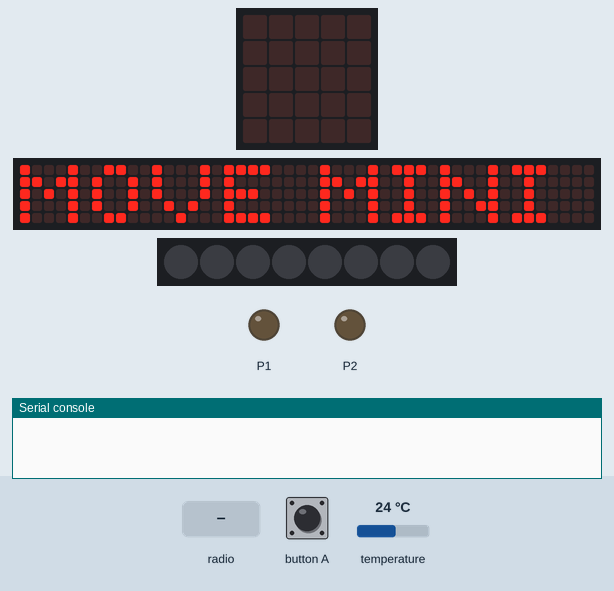
A program run on a simulated BBC micro:bit running MicroPython. On the bench: the board's 5×5 LED display, a strip that is not on the board, showing the scrolling text unrolled, 8 RGB LEDs in strip order, left to right, output pins drawn as LEDs (lit = HIGH), the last lines printed to the serial console. Inputs (shaded band) come from the test bench; at power-on: temperature 24 °C. Dim RGB values are drawn brighter than linear; random numbers come from a fixed seed; no radio messages arrive unless stated (any console line starting 'radio sent:' is added by the test bench); the 48×5 strip is a reading aid, not a part: it shows the text the display is scrolling, unrolled, one strip-width of it at a time.

Above: at 10.8 s.
12.1 s: radio message "func_a" arrives
At 13.3 s:
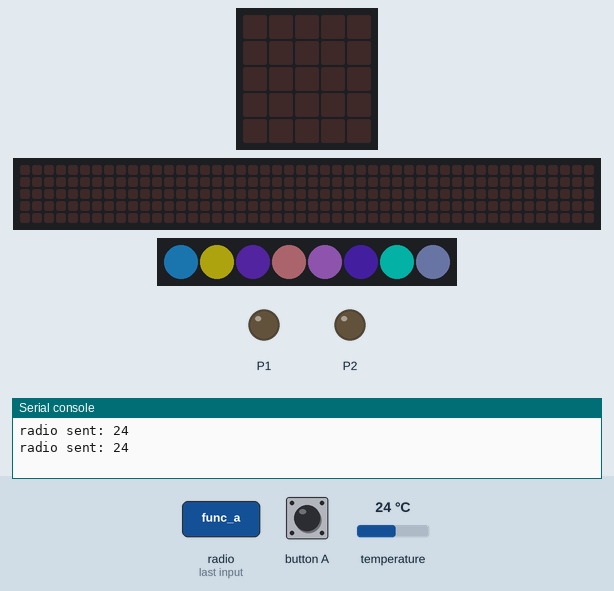
13.6 s: radio message "func_b" arrives
At 14.6 s:
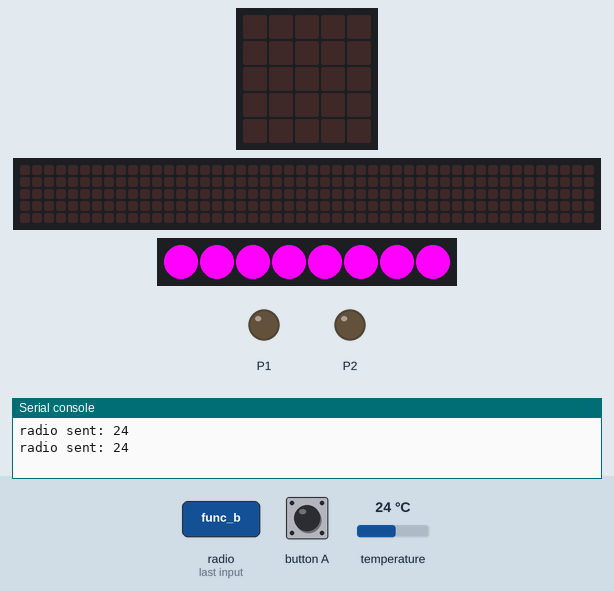
15.1 s: radio message "func_c" arrives
At 15.6 s:
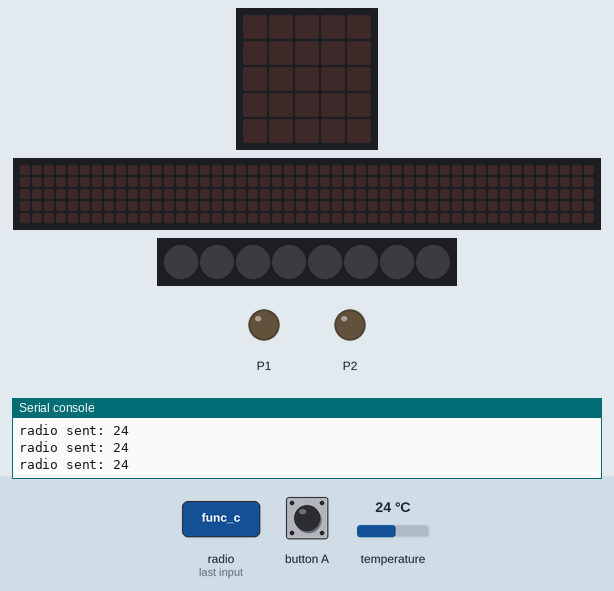
16.6 s: radio message "func_a" arrives
At 17.0 s:
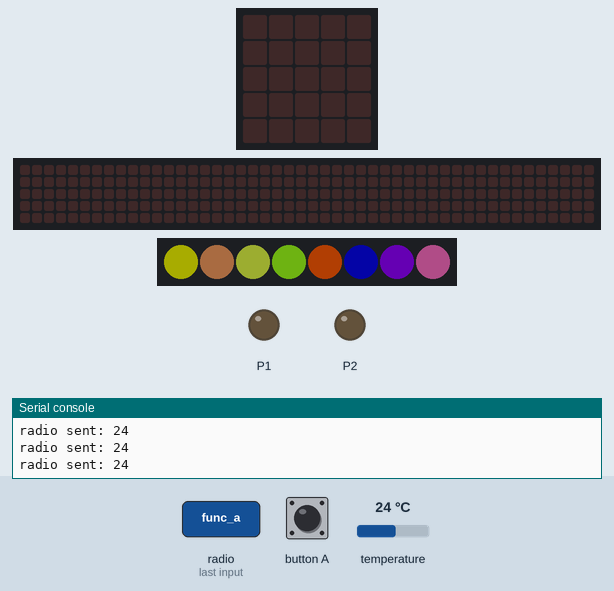
18.1 s: radio message "func_a" arrives
At 19.2 s:
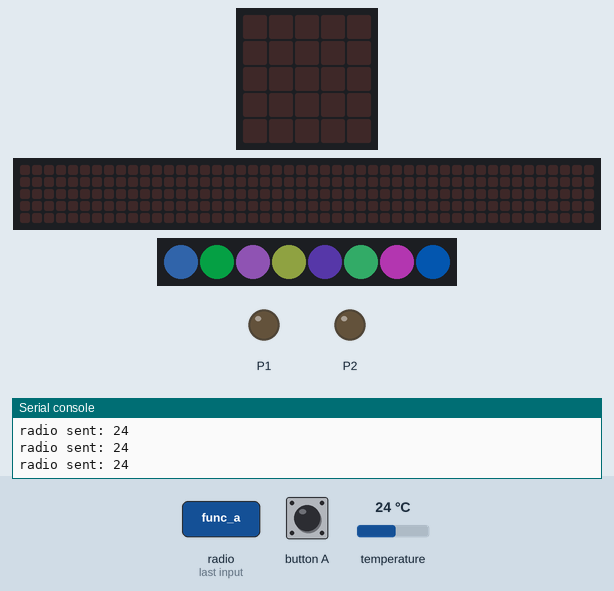
19.6 s: radio message "func_a" arrives
At 20.2 s:
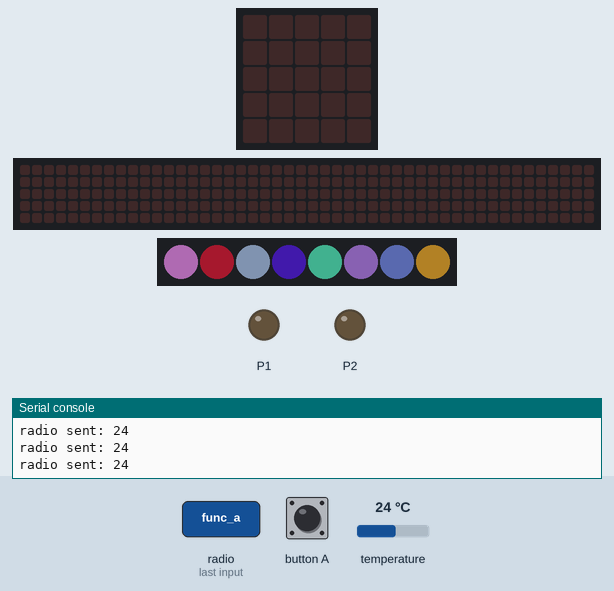
Timing chart, 0 to 22.1 s (numbered marks = the images above; inputs shaded):
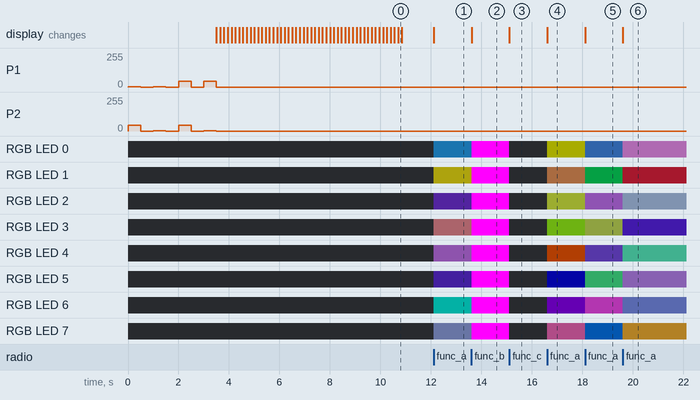

Measured:
- after the input at 12.1 s, RGB LED 0: off → RGB(8, 36, 54) at once; RGB LED 1: off → RGB(51, 48, 4) at once; RGB LED 2: off → RGB(16, 7, 31) at once; RGB LED 3: off → RGB(48, 28, 30) at once; RGB LED 4: off → RGB(41, 24, 50) at once
- after the input at 13.6 s, RGB LED 0: RGB(8, 36, 54) → RGB(255, 0, 255) at once; RGB LED 1: RGB(51, 48, 4) → RGB(255, 0, 255) at once; RGB LED 2: RGB(16, 7, 31) → RGB(255, 0, 255) at once; RGB LED 3: RGB(48, 28, 30) → RGB(255, 0, 255) at once; RGB LED 4: RGB(41, 24, 50) → RGB(255, 0, 255) at once
- after the input at 15.1 s, RGB LED 0–7: RGB(255, 0, 255) → off at once
- after the input at 16.6 s, RGB LED 0: off → RGB(48, 49, 0) at once; RGB LED 1: off → RGB(44, 28, 17) at once; RGB LED 2: off → RGB(46, 51, 14) at once; RGB LED 3: off → RGB(37, 60, 6) at once; RGB LED 4: off → RGB(57, 20, 1) at once
- after the input at 18.1 s, RGB LED 0: RGB(48, 49, 0) → RGB(13, 27, 46) at once; RGB LED 1: RGB(44, 28, 17) → RGB(1, 33, 14) at once; RGB LED 2: RGB(46, 51, 14) → RGB(48, 28, 60) at once; RGB LED 3: RGB(37, 60, 6) → RGB(31, 35, 14) at once; RGB LED 4: RGB(57, 20, 1) → RGB(22, 14, 43) at once
- after the input at 19.6 s, RGB LED 0: RGB(13, 27, 46) → RGB(58, 35, 59) at once; RGB LED 1: RGB(1, 33, 14) → RGB(41, 6, 11) at once; RGB LED 2: RGB(48, 28, 60) → RGB(40, 46, 55) at once; RGB LED 3: RGB(31, 35, 14) → RGB(18, 7, 47) at once; RGB LED 4: RGB(22, 14, 43) → RGB(21, 57, 46) at once

The program:

microbit_robot_move_mini.py
```python
from microbit import uart, display, sleep, button_a, Image, temperature, pin1, pin2, pin0
import radio
from utime import ticks_diff, ticks_ms
import neopixel
from random import randint

BROADCAST_INTERVAL_MS = 2000

radio.config(group=42)
radio.on()

pin1.set_analog_period(20)
pin2.set_analog_period(20)

last_send_t = ticks_ms()
np = neopixel.NeoPixel(pin0, 8)


def move_forward():
    pin1.write_analog(10)
    pin2.write_analog(180)


def move_left():
    pin1.write_analog(10)
    pin2.write_analog(10)


def move_right():
    pin1.write_analog(180)
    pin2.write_analog(180)


def move_back():
    pin1.write_analog(180)
    pin2.write_analog(10)


def stop():
    pin1.write_digital(0)
    pin2.write_digital(0)


def func_a():
    for pixel_id in range(0, len(np)):
        red = randint(0, 60)
        green = randint(0, 60)
        blue = randint(0, 60)

        np[pixel_id] = (red, green, blue)
    np.show()


def func_b():
    for pixel_id in range(0, len(np)):
        np[pixel_id] = (255, 0, 255)
    np.show()


def func_c():
    for pixel_id in range(0, len(np)):
        np[pixel_id] = (0, 0, 0)
    np.show()


# SELF TEST
move_forward()
sleep(500)
stop()
sleep(500)

move_left()
sleep(500)
stop()
sleep(500)

move_right()
sleep(500)
stop()
sleep(500)

move_back()
sleep(500)
stop()


display.scroll("MOVE MINI")

while True:

    incoming = radio.receive()
    if incoming == "forward":
        move_forward()
    elif incoming == "left":
        move_left()
    elif incoming == "right":
        move_right()
    elif incoming == "back":
        move_back()
    elif incoming == "stop":
        stop()
    elif incoming == "func_a":
        func_a()
    elif incoming == "func_b":
        func_b()
    elif incoming == "func_c":
        func_c()

    # Sends the temp every 2 seconds
    if ticks_diff(ticks_ms(), last_send_t) > BROADCAST_INTERVAL_MS:
        radio.send(str(temperature()))
        last_send_t = ticks_ms()

    # A short sleep helps everything run smoothly
    sleep(10)
```
